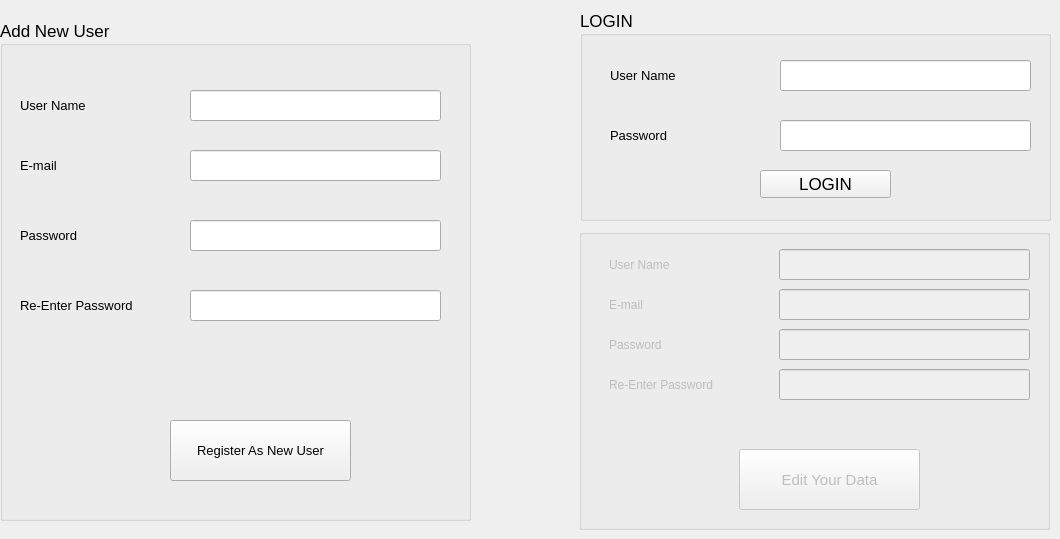
    <widget class="QWidget" name="tab_3">
     <attribute name="title">
      <string>User Information</string>
     </attribute>
     <widget class="QGroupBox" name="groupBox">
      <property name="geometry">
       <rect>
        <x>0</x>
        <y>20</y>
        <width>471</width>
        <height>501</height>
       </rect>
      </property>
      <property name="font">
       <font>
        <pointsize>13</pointsize>
       </font>
      </property>
      <property name="title">
       <string>Add New User</string>
      </property>
      <widget class="QLabel" name="label_15">
       <property name="geometry">
        <rect>
         <x>20</x>
         <y>70</y>
         <width>101</width>
         <height>31</height>
        </rect>
       </property>
       <property name="font">
        <font>
         <pointsize>10</pointsize>
        </font>
       </property>
       <property name="text">
        <string>User Name</string>
       </property>
      </widget>
      <widget class="QLabel" name="label_16">
       <property name="geometry">
        <rect>
         <x>20</x>
         <y>130</y>
         <width>101</width>
         <height>31</height>
        </rect>
       </property>
       <property name="font">
        <font>
         <pointsize>10</pointsize>
        </font>
       </property>
       <property name="text">
        <string>E-mail</string>
       </property>
      </widget>
      <widget class="QLabel" name="label_17">
       <property name="geometry">
        <rect>
         <x>20</x>
         <y>200</y>
         <width>101</width>
         <height>31</height>
        </rect>
       </property>
       <property name="font">
        <font>
         <pointsize>10</pointsize>
        </font>
       </property>
       <property name="text">
        <string>Password</string>
       </property>
      </widget>
      <widget class="QLabel" name="label_18">
       <property name="geometry">
        <rect>
         <x>20</x>
         <y>270</y>
         <width>151</width>
         <height>31</height>
        </rect>
       </property>
       <property name="font">
        <font>
         <pointsize>10</pointsize>
        </font>
       </property>
       <property name="text">
        <string>Re-Enter Password</string>
       </property>
      </widget>
      <widget class="QLineEdit" name="lineEdit_8">
       <property name="geometry">
        <rect>
         <x>190</x>
         <y>70</y>
         <width>251</width>
         <height>31</height>
        </rect>
       </property>
      </widget>
      <widget class="QLineEdit" name="lineEdit_9">
       <property name="geometry">
        <rect>
         <x>190</x>
         <y>130</y>
         <width>251</width>
         <height>31</height>
        </rect>
       </property>
      </widget>
      <widget class="QLineEdit" name="lineEdit_10">
       <property name="geometry">
        <rect>
         <x>190</x>
         <y>200</y>
         <width>251</width>
         <height>31</height>
        </rect>
       </property>
       <property name="echoMode">
        <enum>QLineEdit::Password</enum>
       </property>
      </widget>
      <widget class="QLineEdit" name="lineEdit_11">
       <property name="geometry">
        <rect>
         <x>190</x>
         <y>270</y>
         <width>251</width>
         <height>31</height>
        </rect>
       </property>
       <property name="echoMode">
        <enum>QLineEdit::Password</enum>
       </property>
      </widget>
      <widget class="QPushButton" name="pushButton_11">
       <property name="geometry">
        <rect>
         <x>170</x>
         <y>400</y>
         <width>181</width>
         <height>61</height>
        </rect>
       </property>
       <property name="font">
        <font>
         <pointsize>10</pointsize>
        </font>
       </property>
       <property name="text">
        <string>Register As New User</string>
       </property>
      </widget>
      <widget class="QLabel" name="label_29">
       <property name="geometry">
        <rect>
         <x>100</x>
         <y>330</y>
         <width>311</width>
         <height>51</height>
        </rect>
       </property>
       <property name="font">
        <font>
         <pointsize>7</pointsize>
        </font>
       </property>
       <property name="text">
        <string/>
       </property>
      </widget>
     </widget>
     <widget class="QGroupBox" name="groupBox_2">
      <property name="geometry">
       <rect>
        <x>580</x>
        <y>10</y>
        <width>471</width>
        <height>211</height>
       </rect>
      </property>
      <property name="font">
       <font>
        <pointsize>13</pointsize>
       </font>
      </property>
      <property name="title">
       <string>LOGIN</string>
      </property>
      <widget class="QLineEdit" name="lineEdit_12">
       <property name="geometry">
        <rect>
         <x>200</x>
         <y>50</y>
         <width>251</width>
         <height>31</height>
        </rect>
       </property>
      </widget>
      <widget class="QLineEdit" name="lineEdit_13">
       <property name="geometry">
        <rect>
         <x>200</x>
         <y>110</y>
         <width>251</width>
         <height>31</height>
        </rect>
       </property>
       <property name="echoMode">
        <enum>QLineEdit::Password</enum>
       </property>
      </widget>
      <widget class="QLabel" name="label_19">
       <property name="geometry">
        <rect>
         <x>30</x>
         <y>50</y>
         <width>101</width>
         <height>31</height>
        </rect>
       </property>
       <property name="font">
        <font>
         <pointsize>10</pointsize>
        </font>
       </property>
       <property name="text">
        <string>User Name</string>
       </property>
      </widget>
      <widget class="QLabel" name="label_20">
       <property name="geometry">
        <rect>
         <x>30</x>
         <y>110</y>
         <width>101</width>
         <height>31</height>
        </rect>
       </property>
       <property name="font">
        <font>
         <pointsize>10</pointsize>
        </font>
       </property>
       <property name="text">
        <string>Password</string>
       </property>
      </widget>
      <widget class="QPushButton" name="pushButton_12">
       <property name="geometry">
        <rect>
         <x>180</x>
         <y>160</y>
         <width>131</width>
         <height>28</height>
        </rect>
       </property>
       <property name="text">
        <string>LOGIN</string>
       </property>
      </widget>
      <widget class="QPushButton" name="pushButton_13">
       <property name="geometry">
        <rect>
         <x>180</x>
         <y>520</y>
         <width>181</width>
         <height>61</height>
        </rect>
       </property>
       <property name="font">
        <font>
         <pointsize>9</pointsize>
        </font>
       </property>
       <property name="text">
        <string>Register As New User</string>
       </property>
      </widget>
     </widget>
     <widget class="QGroupBox" name="groupBox_4">
      <property name="enabled">
       <bool>false</bool>
      </property>
      <property name="geometry">
       <rect>
        <x>579</x>
        <y>229</y>
        <width>471</width>
        <height>301</height>
       </rect>
      </property>
      <property name="font">
       <font>
        <pointsize>9</pointsize>
       </font>
      </property>
      <property name="title">
       <string/>
      </property>
      <widget class="QLineEdit" name="lineEdit_17">
       <property name="geometry">
        <rect>
         <x>200</x>
         <y>100</y>
         <width>251</width>
         <height>31</height>
        </rect>
       </property>
       <property name="font">
        <font>
         <pointsize>8</pointsize>
        </font>
       </property>
       <property name="echoMode">
        <enum>QLineEdit::Password</enum>
       </property>
      </widget>
      <widget class="QLineEdit" name="lineEdit_14">
       <property name="geometry">
        <rect>
         <x>200</x>
         <y>20</y>
         <width>251</width>
         <height>31</height>
        </rect>
       </property>
       <property name="font">
        <font>
         <pointsize>8</pointsize>
        </font>
       </property>
      </widget>
      <widget class="QLabel" name="label_24">
       <property name="geometry">
        <rect>
         <x>30</x>
         <y>100</y>
         <width>101</width>
         <height>31</height>
        </rect>
       </property>
       <property name="font">
        <font>
         <pointsize>9</pointsize>
        </font>
       </property>
       <property name="text">
        <string>Password</string>
       </property>
      </widget>
      <widget class="QPushButton" name="pushButton_14">
       <property name="enabled">
        <bool>false</bool>
       </property>
       <property name="geometry">
        <rect>
         <x>160</x>
         <y>220</y>
         <width>181</width>
         <height>61</height>
        </rect>
       </property>
       <property name="font">
        <font>
         <pointsize>11</pointsize>
        </font>
       </property>
       <property name="text">
        <string>Edit Your Data</string>
       </property>
      </widget>
      <widget class="QLabel" name="label_23">
       <property name="geometry">
        <rect>
         <x>30</x>
         <y>140</y>
         <width>151</width>
         <height>31</height>
        </rect>
       </property>
       <property name="font">
        <font>
         <pointsize>9</pointsize>
        </font>
       </property>
       <property name="text">
        <string>Re-Enter Password</string>
       </property>
      </widget>
      <widget class="QLineEdit" name="lineEdit_16">
       <property name="geometry">
        <rect>
         <x>200</x>
         <y>140</y>
         <width>251</width>
         <height>31</height>
        </rect>
       </property>
       <property name="font">
        <font>
         <pointsize>8</pointsize>
        </font>
       </property>
       <property name="echoMode">
        <enum>QLineEdit::Password</enum>
       </property>
      </widget>
      <widget class="QLabel" name="label_22">
       <property name="geometry">
        <rect>
         <x>30</x>
         <y>60</y>
         <width>101</width>
         <height>31</height>
        </rect>
       </property>
       <property name="font">
        <font>
         <pointsize>9</pointsize>
        </font>
       </property>
       <property name="text">
        <string>E-mail</string>
       </property>
      </widget>
      <widget class="QLineEdit" name="lineEdit_15">
       <property name="geometry">
        <rect>
         <x>200</x>
         <y>60</y>
         <width>251</width>
         <height>31</height>
        </rect>
       </property>
       <property name="font">
        <font>
         <pointsize>8</pointsize>
        </font>
       </property>
      </widget>
      <widget class="QLabel" name="label_21">
       <property name="geometry">
        <rect>
         <x>30</x>
         <y>20</y>
         <width>101</width>
         <height>31</height>
        </rect>
       </property>
       <property name="font">
        <font>
         <pointsize>9</pointsize>
        </font>
       </property>
       <property name="text">
        <string>User Name</string>
       </property>
      </widget>
      <widget class="QLabel" name="label_30">
       <property name="geometry">
        <rect>
         <x>130</x>
         <y>190</y>
         <width>261</width>
         <height>21</height>
        </rect>
       </property>
       <property name="font">
        <font>
         <pointsize>9</pointsize>
        </font>
       </property>
       <property name="text">
        <string/>
       </property>
      </widget>
     </widget>
    </widget>
